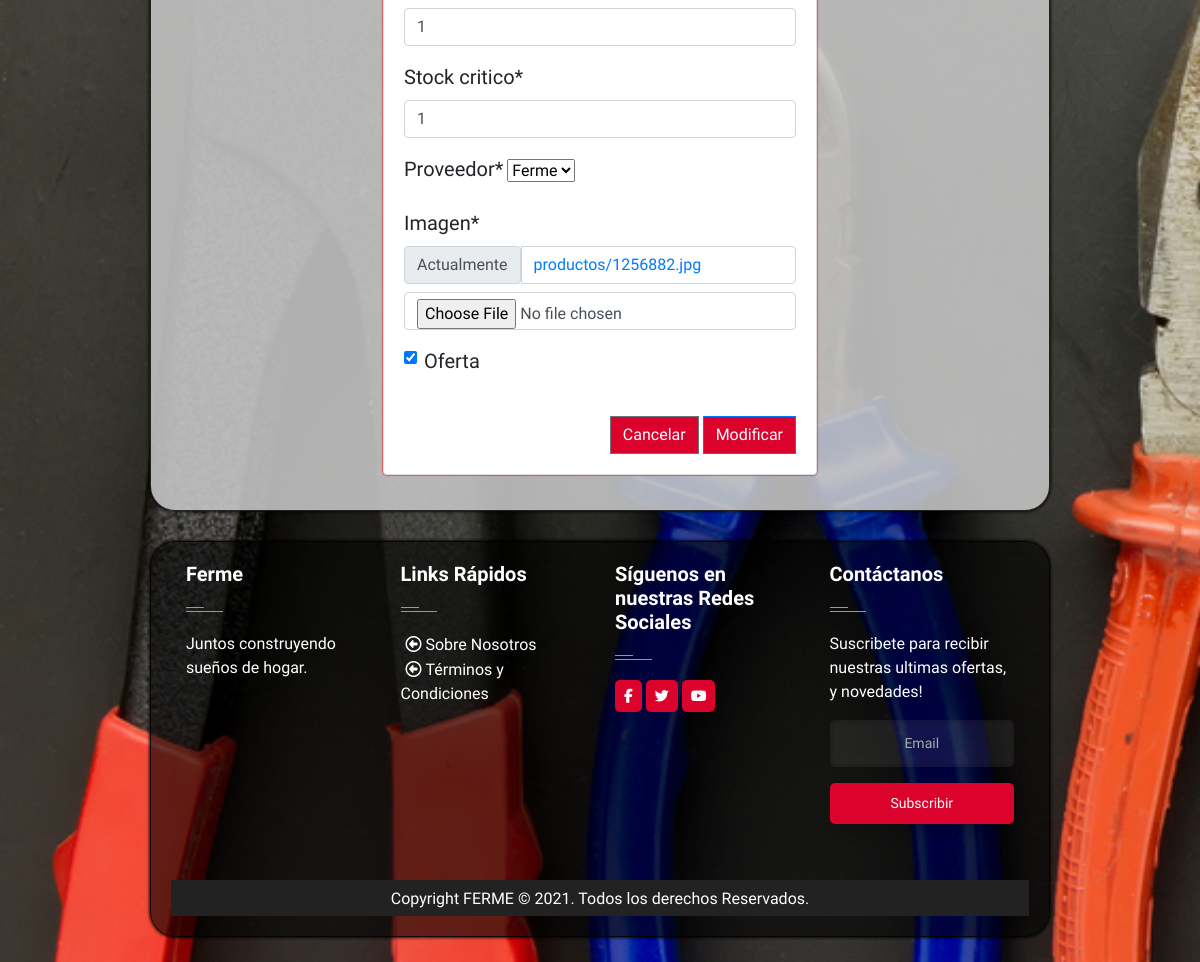
The app's page /modificarproducto/6/ (signed in, lower part), older data.
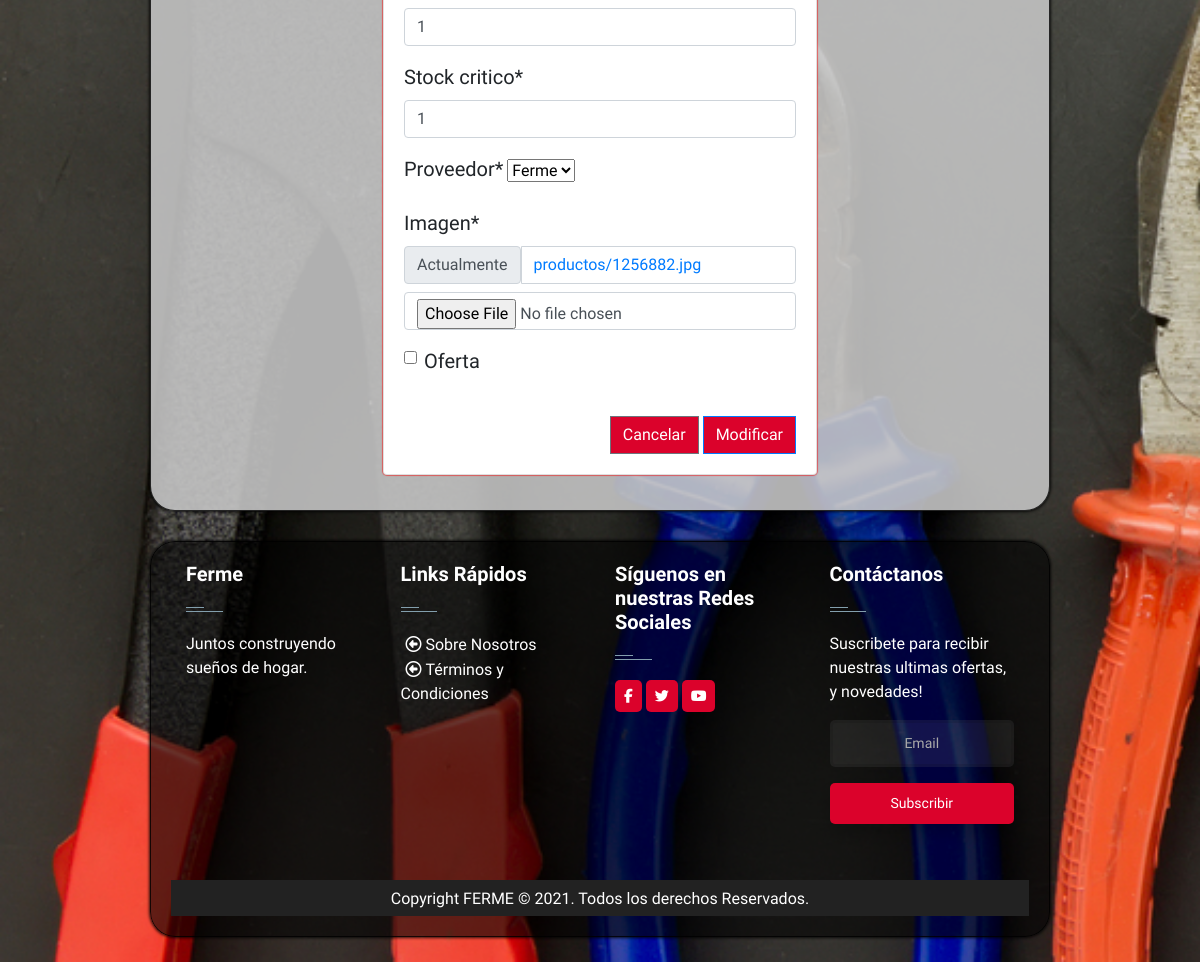
The same page, newer data.
### core/models.py (models this page shows, shortened)
class producto(models.Model):
    nombre = models.CharField(max_length=30)
    descripcion = models.TextField(max_length=300)
    precio = models.IntegerField()
    familia = models.ForeignKey(familia, on_delete=models.PROTECT)
    vencimiento = models.DateField()
    stock = models.IntegerField()
    stock_critico = models.IntegerField()
    proveedor = models.ForeignKey(proveedor, on_delete=models.PROTECT)
    imagen = models.ImageField(upload_to='productos', null=True)
    oferta = models.BooleanField(default='0', null=False)

### core/views.py (the view, shortened to what this page needs)
# urls.py: path('modificarproducto/<id>/', modificar_producto, name="modificar_producto"),
def modificar_producto(request, id):
    product = get_object_or_404(producto, id=id)
    data = {
        'form': AgregarProductoForms(instance=product)
    }
    return render(request, 'core/producto/modificar.html', data)

### core/forms.py
class AgregarProductoForms(forms.ModelForm):
    class Meta:
        model = producto
        fields = '__all__'
        widgets = {
        "vencimiento": forms.SelectDateWidget()
        }

### cargo/models.py (called while the page is built)
    def __str__(self):
        return self.nombre

### carro/context_processor.py (called while the page is built)
def importe_total_carro(request):
    total=0
    if 'carro' in request.session:
        for key, value in request.session["carro"].items():
            total=total+(int(value["precio"]))
    return {"importe_total_carro":total}

def importe_cant_carro(request):
    total=0
    if 'carro' in request.session:
        for key, value in request.session["carro"].items():
            total=total+(value["cantidad"])
    return {"importe_cant_carro":total}

### core/models.py (called while the page is built)
    def __str__(self):
        return self.nombre

### proveedor/models.py (called while the page is built)
    def __str__(self):
        return self.nombre

### core/templates/core/producto/modificar.html (shortened to what this page needs)
{% extends 'core/base.html' %}
{% block contenido %}
{% load crispy_forms_tags %}
<div class="row">
    <div class="col-12 col-md-6 offset-md-3">
        <div class="card">
                <div class="card-body">
                <form action="" method="post" enctype="multipart/form-data">
                    {{form | crispy}}
                    <br>
                        <div class="d-flex justify-content-end">
                            <input type="reset" value="Cancelar" id="btnCancelar" class="btn btn-secondary">
                            <button type="submit" id="btnGuardar" class="btn btn-primary">Modificar</button>
                        </div>
                </form>
            </div>
        </div>
    </div>
</div>
{% endblock %}

Row changes from the older to the newer data that the page shows:
changed producto "Ferme": oferta "☑" → "☐"
